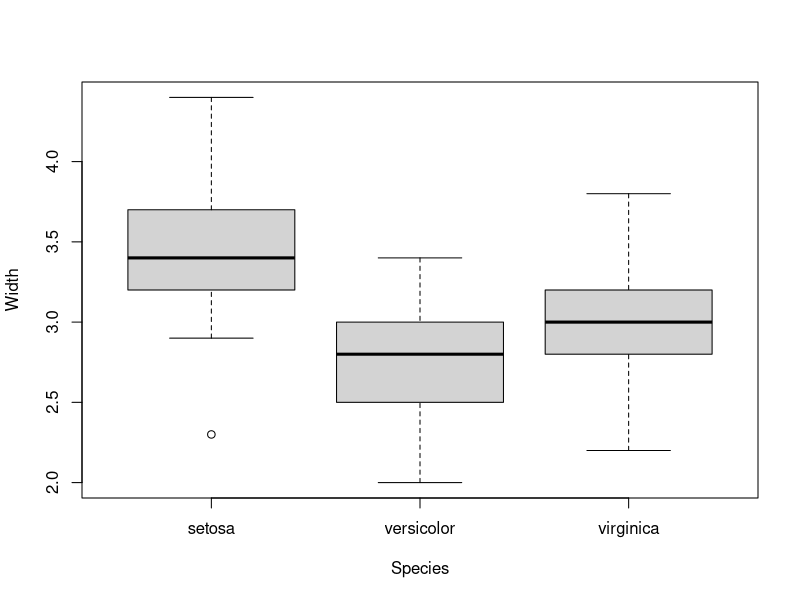
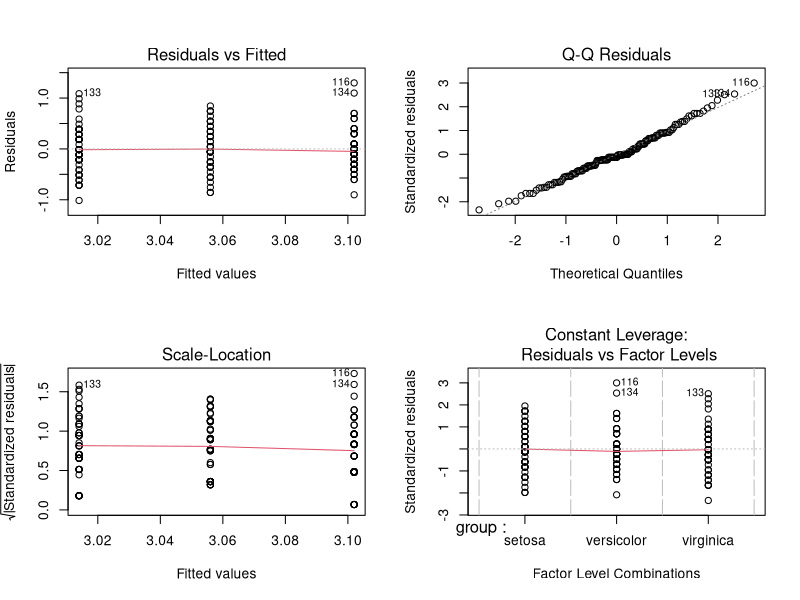

Reproduce these figures in R, in order.

# Instructions: ----------------------------------------------------------------

"
El data frame iris contiene información recolectada por Anderson sobre 50 flores de 
3 especies distintas (setosa, versicolor y virginca), incluyendo medidas en centímetros 
del largo y ancho del sépalo así como de los pétalos.

Estudios recientes sobre las mismas especies muestran que:
  
En promedio, el largo del sépalo de la especie setosa (Sepal.Length) es igual a 5.7 cm
En promedio, el ancho del pétalo de la especie virginica (Petal.Width) es menor a 2.1 cm
En promedio, el largo del pétalo de la especie virgínica es 1.1 cm más grande que el promedio 
del largo del pétalo de la especie versicolor.
En promedio, no existe diferencia en el ancho del sépalo entre las 3 especies.
Utilizando pruebas de inferencia estadística, concluye si existe evidencia suficiente para 
concluir que los datos recolectados por Anderson están en línea con los nuevos estudios.

Utiliza 99% de confianza para toda las pruebas, en cada caso realiza el planteamiento de hipótesis adecuado y concluye.
"

# Solution: ----------------------------------------------------------------

library('dplyr')
library('ggplot2')

summary(iris)
str(iris)
glimpse(iris)
View(iris)

# Nivel de Confianza: 99% -> 0.01
nc <- 0.01

# A)  ----------------------------------------------------------------------

# En promedio, el largo del sépalo de la especie setosa (Sepal.Length) es igual a 5.7 cm

x <- iris$Sepal.Length

# Hipótesis :
# Ho: mu = 5.7
# Ha: mu != 5.7
mu <- 5.7

p.value <- t.test(x, alternative = 'two.sided', mu = mu)$p.value
t.mean <- t.test(x, alternative = 'two.sided', mu = mu)$estimate


if (p.value >= nc) { 
  cat('R: No Se Rechaza Ho:', p.value, '>=', nc)
} else {
  cat('R: Se Rechaza: Ho', p.value, '<', nc)
} 

cat('Diferencia de medias:', 't.mean:', t.mean, '|', 'mu:', mu)

# A nivel de confianza estándar de 99%, no existe evidencia estadística 
# para rechazar Ho, es decir El promedio no es distinto a 5.7.


# B) ----------------------------------------------------------------------

# En promedio, el ancho del pétalo de la especie virginica (Petal.Width) es menor a 2.1 cm

x <- iris$Petal.Width

# Hipótesis:
# Ho: mu >= 2.1
# Ha: mu < 2.1
mu <- 2.1

p.value <- t.test(x = x, alternative = 'less', mu = mu)$p.value
t.mean <- t.test(x = x, alternative = 'less', mu = mu)$estimate


if (p.value >= nc) { 
  cat('R: No Se Rechaza Ho:', p.value, '>=', nc)
} else {
  cat('R: Se Rechaza: Ho', p.value, '<', nc)
} 

cat('Diferencia de medias:', 't.mean:', t.mean, '|', 'mu:',mu)

# A nivel de confianza estándar de 99%, existe evidencia estadística 
# para rechazar Ho, es decir El promedio es menor distinto a 2.1.


# C) ----------------------------------------------------------------------

# En promedio, el largo del pétalo de la especie virgínica es 1.1 cm más grande que el promedio 
# del largo del pétalo de la especie versicolor.

x <- unlist(iris[iris$Species == 'virginica', 'Petal.Length'], use.names = FALSE) 
y <- unlist(iris[iris$Species == 'versicolor', 'Petal.Length'], use.names = FALSE)

# Hipótesis:
# Ho: mu <= 1.1
# Ha: mu > 1.1
mu <- 1.1

var.test(x, y, alternative = 'greater', ratio = 1.1)

p.value <- t.test(x, y, alternative = 'greater', mu = 0, var.equal = FALSE)$p.value
t.mean <- t.test(x, y, alternative = 'greater', mu = 0, var.equal = FALSE)$estimate

if (p.value >= nc) { 
  cat('R: No Se Rechaza Ho:', p.value, '>=', nc)
} else {
  cat('R: Se Rechaza: Ho', p.value, '<', nc)
} 

cat('Diferencia de medias:', 't.mean:', t.mean, '|', 'mu:',mu)

# A nivel de confianza estándar de 99%, existe evidencia estadística 
# para rechazar Ho, es decir El promedio es mayor que 1.1.

# D) ----------------------------------------------------------------------

# En promedio, no existe diferencia en el ancho del sépalo entre las 3 especies.

# Hipótesis:
# mu0 = mu1 = mu2
# mu0 != mu1 != mu2

boxplot(iris$Sepal.Width ~ factor(iris$Species),
        xlab = "Species", ylab = "Width")

x <- unlist(iris[iris$Species == 'virginica', 'Sepal.Width'], use.names = FALSE) 
y <- unlist(iris[iris$Species == 'versicolor', 'Sepal.Width'], use.names = FALSE)
z <- unlist(iris[iris$Species == 'setosa', 'Sepal.Width'], use.names = FALSE)

samples <- data.frame(y = c(x,y,z),
  group = c('virginica', 'versicolor', 'setosa'))

m <- lm(y ~ group, data = samples)
anova(m)
summary(m)
p.value <- anova(m)$'Pr(>F)'[1]

if (p.value >= nc) { 
  cat('R: No Se Rechaza Ho:', p.value, '>=', nc)
} else {
  cat('R: Se Rechaza: Ho', p.value, '<', nc)
} 

par(mfrow=c(2, 2))
plot(m)

# A nivel de confianza estándar de 99%, existe evidencia estadística 
# para No rechazar Ho, es decir El promedio es igual entre las 3 Especies.
